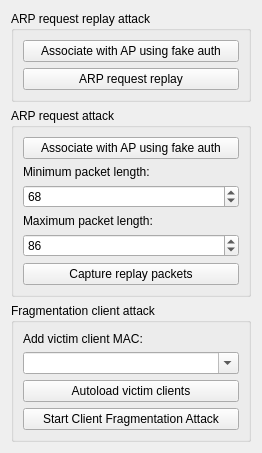
          <widget class="QWidget" name="page">
           <property name="geometry">
            <rect>
             <x>0</x>
             <y>0</y>
             <width>262</width>
             <height>444</height>
            </rect>
           </property>
           <attribute name="label">
            <string>WEP Attacks (with clients)</string>
           </attribute>
           <layout class="QVBoxLayout">
            <item>
             <widget class="QGroupBox" name="buttonGroup1_2_2_3">
              <property name="title">
               <string>ARP request replay attack</string>
              </property>
              <property name="flat">
               <bool>false</bool>
              </property>
              <property name="checkable">
               <bool>false</bool>
              </property>
              <layout class="QVBoxLayout">
               <item>
                <widget class="QPushButton" name="button_wep_assoc_fake_auth_rep">
                 <property name="text">
                  <string>Associate with AP using fake auth</string>
                 </property>
                </widget>
               </item>
               <item>
                <widget class="QPushButton" name="button_wep_start_rep">
                 <property name="text">
                  <string>ARP request replay</string>
                 </property>
                </widget>
               </item>
              </layout>
             </widget>
            </item>
            <item>
             <widget class="QGroupBox" name="buttonGroup1_2_2_2_3">
              <property name="title">
               <string>ARP request attack</string>
              </property>
              <layout class="QVBoxLayout">
               <item>
                <widget class="QPushButton" name="button_wep_assoc_fake_auth_req">
                 <property name="text">
                  <string>Associate with AP using fake auth</string>
                 </property>
                </widget>
               </item>
               <item>
                <widget class="QLabel" name="textLabel6_3">
                 <property name="text">
                  <string>Minimum packet length:</string>
                 </property>
                 <property name="wordWrap">
                  <bool>false</bool>
                 </property>
                </widget>
               </item>
               <item>
                <widget class="QSpinBox" name="spin_wep_wireless_req">
                 <property name="maximum">
                  <number>90000</number>
                 </property>
                 <property name="value">
                  <number>68</number>
                 </property>
                </widget>
               </item>
               <item>
                <widget class="QLabel" name="textLabel7_2">
                 <property name="text">
                  <string>Maximum packet length:</string>
                 </property>
                 <property name="wordWrap">
                  <bool>false</bool>
                 </property>
                </widget>
               </item>
               <item>
                <widget class="QSpinBox" name="spin_wep_wired_req">
                 <property name="maximum">
                  <number>90000</number>
                 </property>
                 <property name="value">
                  <number>86</number>
                 </property>
                </widget>
               </item>
               <item>
                <widget class="QPushButton" name="button_wep_capture_req">
                 <property name="text">
                  <string>Capture replay packets</string>
                 </property>
                </widget>
               </item>
              </layout>
             </widget>
            </item>
            <item>
             <widget class="QGroupBox" name="buttonGroup1_2_2_2_2_2">
              <property name="title">
               <string>Fragmentation client attack</string>
              </property>
              <layout class="QVBoxLayout">
               <item>
                <widget class="QLabel" name="textLabel6_2_2">
                 <property name="text">
                  <string>Add victim client MAC:</string>
                 </property>
                 <property name="wordWrap">
                  <bool>false</bool>
                 </property>
                </widget>
               </item>
               <item>
                <widget class="QComboBox" name="combo_wep_mac_cfrag">
                 <property name="editable">
                  <bool>true</bool>
                 </property>
                </widget>
               </item>
               <item>
                <widget class="QPushButton" name="button_wep_autoload_clients_cfrag">
                 <property name="text">
                  <string>Autoload victim clients</string>
                 </property>
                </widget>
               </item>
               <item>
                <widget class="QPushButton" name="button_wep_arp_inj_cfrag">
                 <property name="text">
                  <string>Start Client Fragmentation Attack</string>
                 </property>
                </widget>
               </item>
              </layout>
             </widget>
            </item>
            <item>
             <spacer name="spacer25_2">
              <property name="orientation">
               <enum>Qt::Vertical</enum>
              </property>
              <property name="sizeType">
               <enum>QSizePolicy::Expanding</enum>
              </property>
              <property name="sizeHint" stdset="0">
               <size>
                <width>41</width>
                <height>20</height>
               </size>
              </property>
             </spacer>
            </item>
           </layout>
          </widget>
